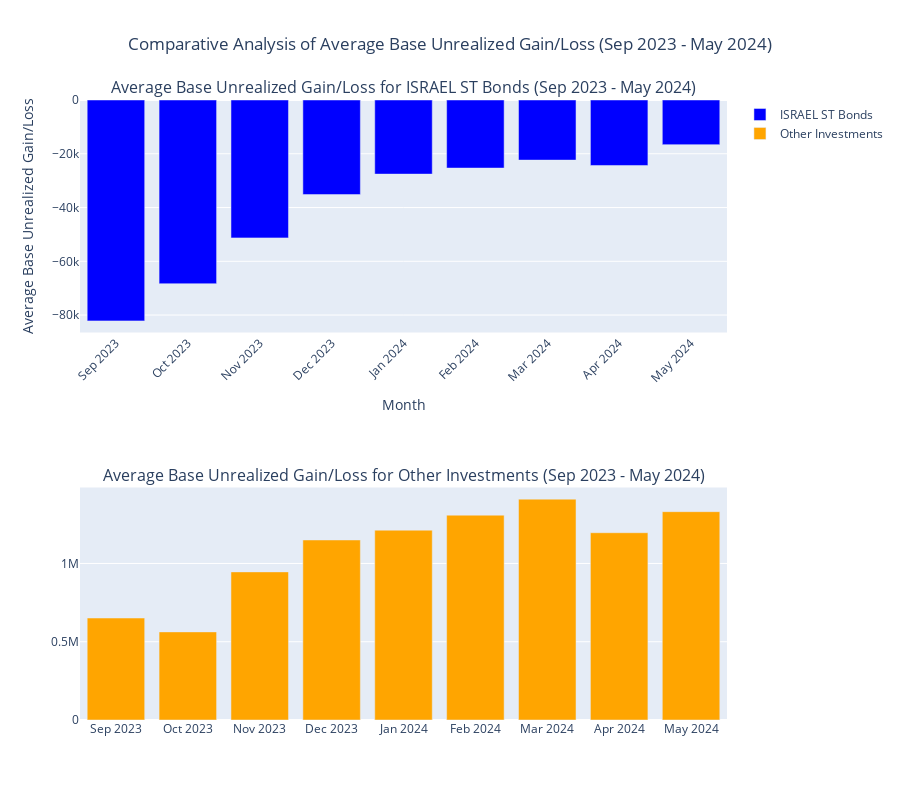

Notebook cell for this chart:
### Code cell
import pandas as pd
import plotly.express as px
import plotly.graph_objects as go
from plotly.subplots import make_subplots

# List of file paths for each month
file_paths = [
    '../data/input/2024/Copy of BNY Mellon GASB Holdings Daily_29 Sep 2023.csv',
    '../data/input/2024/Copy of BNY Mellon GASB Holdings Daily_31 Oct 2023.csv',
    '../data/input/2024/Copy of BNY Mellon GASB Holdings Daily_30 Nov 2023.csv',
    '../data/input/2024/Copy of BNY Mellon GASB Holdings Daily_30 Dec 2023.csv',
    '../data/input/2024/BNY Mellon GASB Holdings Daily 31 Jan 2024 - Redacted.csv',
    '../data/input/2024/BNY Mellon GASB Holding Daily 29 Feb 2024 - Redacted.csv',
    '../data/input/2024/BNY Mellon GASB Holding Daily 31 Mar 2024 - Redacted.csv',
    '../data/input/2024/BONY_Mellon_GASB_Millennium Holdings_April 30 2024 - Redacted.csv',
    '../data/input/2024/BONY_Mellon_GASB_Millennium Holdings_May 31, 2024 - Redacted.csv'
]

months = [
    'Sep 2023', 'Oct 2023', 'Nov 2023', 'Dec 2023', 'Jan 2024',
    'Feb 2024', 'Mar 2024', 'Apr 2024', 'May 2024'
]

# Companies to exclude
excluded_companies = [
    "BOEING CO/THE", "INTEL CORP", "MCDONALD'S CORP", "APPLE INC", "AMAZON.COM INC",
    "MICROSOFT CORP", "CHEVRON CORP", "EXXON MOBIL CORP", "LOCKHEED MARTIN CORP"
]

avg_unrealized_gain_loss_israel = []
avg_unrealized_gain_loss_others = []

for file_path in file_paths:
    df = pd.read_csv(file_path)
    
    israel_st_bonds = df[df['Security Description1'] == "ISRAEL ST"]
    israel_st_bonds['Base Unrealized Gain/Loss'] = pd.to_numeric(israel_st_bonds['Base Unrealized Gain/Loss'].str.replace(',', ''), errors='coerce')
    avg_unrealized_gain_loss_israel.append(israel_st_bonds['Base Unrealized Gain/Loss'].mean())
    
    other_investments = df[~df['Security Description1'].isin(excluded_companies + ["ISRAEL ST"])]
    other_investments['Base Unrealized Gain/Loss'] = pd.to_numeric(other_investments['Base Unrealized Gain/Loss'].str.replace(',', ''), errors='coerce')
    avg_unrealized_gain_loss_others.append(other_investments['Base Unrealized Gain/Loss'].mean())

fig = make_subplots(rows=2, cols=1, subplot_titles=(
    'Average Base Unrealized Gain/Loss for ISRAEL ST Bonds (Sep 2023 - May 2024)',
    'Average Base Unrealized Gain/Loss for Other Investments (Sep 2023 - May 2024)'
))

fig.add_trace(go.Bar(
    x=months,
    y=avg_unrealized_gain_loss_israel,
    name='ISRAEL ST Bonds',
    marker_color='blue'
), row=1, col=1)

fig.add_trace(go.Bar(
    x=months,
    y=avg_unrealized_gain_loss_others,
    name='Other Investments',
    marker_color='orange'
), row=2, col=1)

fig.update_layout(
    height=800,
    title_text='Comparative Analysis of Average Base Unrealized Gain/Loss (Sep 2023 - May 2024)',
    xaxis_title='Month',
    yaxis_title='Average Base Unrealized Gain/Loss',
    title_x=0.5,
    xaxis_tickangle=-45
)

fig.show()

### Figure 1 — Plotly figure (JSON) as saved in the notebook; plotly's stock layout.template omitted (floating-point values rounded to 4 significant figures)
{"data": [{"marker": {"color": "blue"}, "name": "ISRAEL ST Bonds", "type": "bar", "x": ["Sep 2023", "Oct 2023", "Nov 2023", "Dec 2023", "Jan 2024", "Feb 2024", "Mar 2024", "Apr 2024", "May 2024"], "xaxis": "x", "y": [-82160.0, -68340.0, -51290.0, -35186, -27560.0, -25321, -22360.0, -24351, -16602], "yaxis": "y"}, {"marker": {"color": "orange"}, "name": "Other Investments", "type": "bar", "x": ["Sep 2023", "Oct 2023", "Nov 2023", "Dec 2023", "Jan 2024", "Feb 2024", "Mar 2024", "Apr 2024", "May 2024"], "xaxis": "x2", "y": [651400.0, 562900.0, 946300.0, 1150000.0, 1213000.0, 1309000.0, 1411000.0, 1196000.0, 1331000.0], "yaxis": "y2"}], "layout": {"annotations": [{"font": {"size": 16}, "showarrow": false, "text": "Average Base Unrealized Gain/Loss for ISRAEL ST Bonds (Sep 2023 - May 2024)", "x": 0.5, "xanchor": "center", "xref": "paper", "y": 1, "yanchor": "bottom", "yref": "paper"}, {"font": {"size": 16}, "showarrow": false, "text": "Average Base Unrealized Gain/Loss for Other Investments (Sep 2023 - May 2024)", "x": 0.5, "xanchor": "center", "xref": "paper", "y": 0.375, "yanchor": "bottom", "yref": "paper"}], "height": 800, "title": {"text": "Comparative Analysis of Average Base Unrealized Gain/Loss (Sep 2023 - May 2024)", "x": 0.5}, "xaxis": {"anchor": "y", "domain": [0, 1], "tickangle": -45, "title": {"text": "Month"}}, "xaxis2": {"anchor": "y2", "domain": [0, 1]}, "yaxis": {"anchor": "x", "domain": [0.625, 1], "title": {"text": "Average Base Unrealized Gain/Loss"}}, "yaxis2": {"anchor": "x2", "domain": [0, 0.375]}}}
